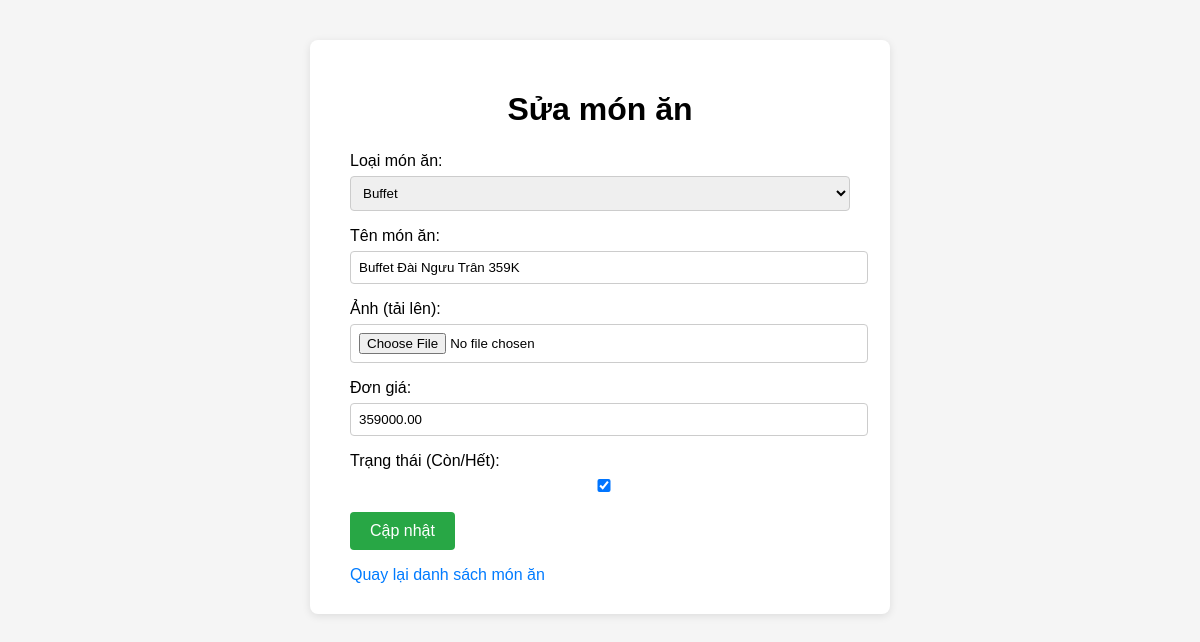
Page /administator/sua-mon-an/38/ on the committed database.
### account/models.py (models this page shows, shortened)
class MonAn(models.Model):
    IdLoaiMonAn = models.ForeignKey(LoaiMonAn, on_delete=models.CASCADE)
    TenMonAn = models.CharField(max_length=100)
    Anh = models.CharField(max_length=255)  # Đổi sang CharField để lưu đường dẫn ảnh
    DonGia = models.DecimalField(max_digits=12, decimal_places=2)
    TrangThai = models.BooleanField(default=True)  # Luôn mặc định là còn

### account/views.py (the view)
# urls.py: path('sua-mon-an/<int:monan_id>/', views.sua_monan_view, name='sua_monan'),
def sua_monan_view(request, monan_id):
    monan = get_object_or_404(MonAn, id=monan_id)
    if request.method == 'POST':
        form = MonAnForm(request.POST, request.FILES, instance=monan)
        if form.is_valid():
            form.save()
            return redirect('danh_sach_mon_an')
    else:
        form = MonAnForm(instance=monan)
    return render(request, 'them_monan.html', {'form': form, 'is_update': True, 'monan': monan})

### account/views.py (shortened to what this page needs)
class MonAnForm(forms.ModelForm):
    class Meta:
        model = MonAn
        fields = ['IdLoaiMonAn', 'TenMonAn', 'Anh', 'DonGia', 'TrangThai']
        labels = {
            'IdLoaiMonAn': 'Loại món ăn',
            'TenMonAn': 'Tên món ăn',
            'Anh': 'Ảnh (tải lên)',
            'DonGia': 'Đơn giá',
            'TrangThai': 'Trạng thái (Còn/Hết)',
        }
    Anh = forms.ImageField(label='Ảnh (tải lên)', required=False)

### account/models.py (called while the page is built)
    def __str__(self):
        return self.TenLoaiMon

### account/templates/them_monan.html (shortened to what this page needs)
<!DOCTYPE html>
<html lang="vi">
<head>
</head>
<body>
    <div class="container">
        <h1>{% if is_update %}Sửa món ăn{% else %}Thêm món ăn{% endif %}</h1>
        <form method="post" enctype="multipart/form-data">
            {{ form.as_p }}
            <button type="submit">{% if is_update %}Cập nhật{% else %}Thêm{% endif %}</button>
        </form>
        <a href="{% url 'danh_sach_mon_an' %}">Quay lại danh sách món ăn</a>
    </div>
</body>
</html>

### account/templates/them_monan.html (style rules this page uses)
body { font-family: Arial, sans-serif; background: #f5f5f5; }
.container { max-width: 500px; margin: 40px auto; background: #fff; padding: 30px 40px; border-radius: 8px; box-shadow: 0 2px 8px rgba(0,0,0,0.1); }
h1 { text-align: center; margin-bottom: 24px; }
form { margin-top: 16px; }
label { display: block; margin-bottom: 6px; }
input, select { width: 100%; padding: 8px; border: 1px solid #ccc; border-radius: 4px; }
button { padding: 10px 20px; background: #28a745; color: #fff; border: none; border-radius: 4px; font-size: 16px; }
a { display: inline-block; margin-top: 16px; color: #007bff; text-decoration: none; }

### rows in the picture
MonAn: IdLoaiMonAn "Buffet", TenMonAn "Buffet Đài Ngưu Trân 359K", DonGia "359000.00", TrangThai "☑"
